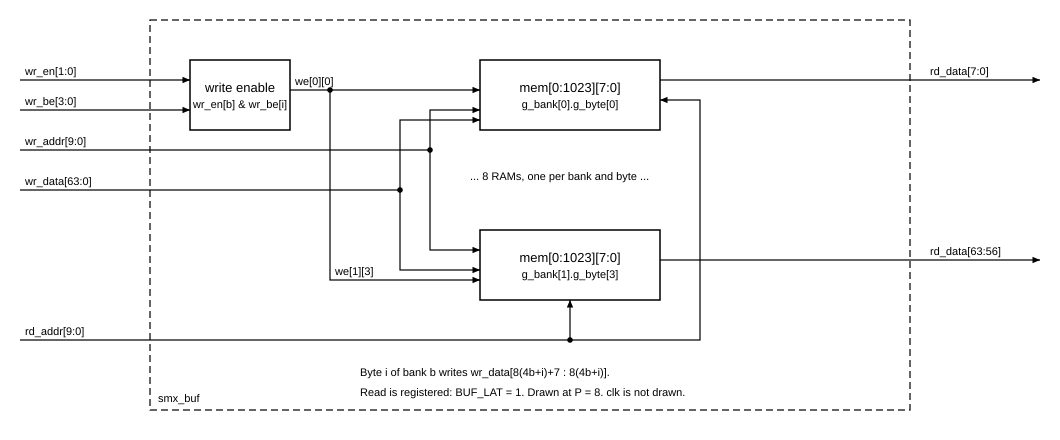

Generate this figure with Python:
"""smx_buf at P = 8: 2 banks x 4 byte lanes, simple dual-port. Run: python3 docs/spec/fig/smx_buf.py"""
from schematic import Sheet

s = Sheet("smx_buf", 1060, 440)
s.boundary(150, 20, 760, 390, "smx_buf")

s.box(190, 60, 100, 70, "write enable", "wr_en[b] & wr_be[i]")
s.box(480, 60, 180, 70, "mem[0:1023][7:0]", "g_bank[0].g_byte[0]")
s.box(480, 230, 180, 70, "mem[0:1023][7:0]", "g_bank[1].g_byte[3]")
s.note(470, 180, "... 8 RAMs, one per bank and byte ...")

s.wire([(20, 80), (190, 80)], "wr_en[1:0]")
s.wire([(20, 110), (190, 110)], "wr_be[3:0]")
s.wire([(290, 90), (480, 90)], "we[0][0]")
s.dot(330, 90)
s.wire([(330, 90), (330, 280), (480, 280)], "we[1][3]", at=1)
s.wire([(20, 150), (430, 150), (430, 110), (480, 110)], "wr_addr[9:0]")
s.dot(430, 150)
s.wire([(430, 150), (430, 250), (480, 250)])
s.wire([(20, 190), (400, 190), (400, 120), (480, 120)], "wr_data[63:0]")
s.dot(400, 190)
s.wire([(400, 190), (400, 270), (480, 270)])
s.wire([(20, 340), (700, 340), (700, 100), (660, 100)], "rd_addr[9:0]")
s.dot(570, 340)
s.wire([(570, 340), (570, 300)])
s.wire([(660, 80), (1040, 80)], "rd_data[7:0]", lx=930, port=True)
s.wire([(660, 260), (1040, 260)], "rd_data[63:56]", lx=930, port=True)
s.note(360, 376, "Byte i of bank b writes wr_data[8(4b+i)+7 : 8(4b+i)].")
s.note(360, 396, "Read is registered: BUF_LAT = 1. Drawn at P = 8. clk is not drawn.")
s.save(__file__)
